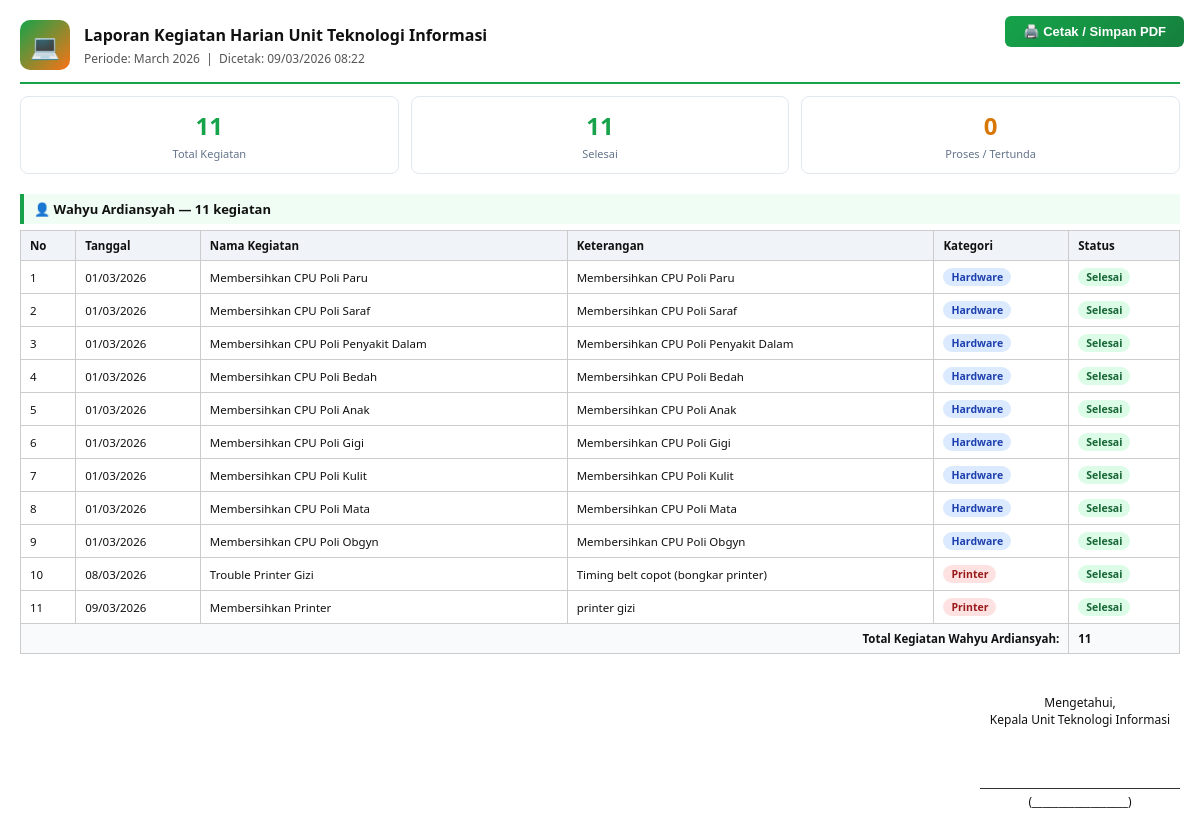
Screenshot of /laporan.php (signed in) with the database file from the repository.
### tables this page shows
CREATE TABLE kegiatan (
        id INTEGER PRIMARY KEY AUTOINCREMENT,
        user_id INTEGER NOT NULL,
        tanggal DATE NOT NULL,
        nama_kegiatan TEXT NOT NULL,
        keterangan TEXT,
        kategori TEXT DEFAULT 'Lainnya',
        status TEXT DEFAULT 'Selesai',
        created_at DATETIME DEFAULT CURRENT_TIMESTAMP,
        FOREIGN KEY (user_id) REFERENCES users(id)
    );

### laporan.php (the view, shortened to what this page needs)
<?php
$db   = getDB();
$bulan   = $_GET['bulan']   ?? date('Y-m');
$where  = ["strftime('%Y-%m', k.tanggal) = :bulan"];
$params = [':bulan' => $bulan];
$sql  = "SELECT k.*,u.nama FROM kegiatan k JOIN users u ON k.user_id=u.id WHERE ".implode(' AND ',$where)." ORDER BY u.nama, k.tanggal ASC";
$stmt = $db->prepare($sql); $stmt->execute($params);
$rows = $stmt->fetchAll();
$byUser = [];
foreach ($rows as $r) {
    $byUser[$r['nama']][] = $r;
}
$bulanLabel = date('F Y', strtotime($bulan.'-01'));
$namaUnit   = 'Unit Teknologi Informasi';
?>
<!DOCTYPE html>
<html lang="id">
<head>
</head>
<body>
<button class="print-btn no-print" onclick="window.print()">🖨️ Cetak / Simpan PDF</button>
<div class="header-logo">
  <div style="width:50px;height:50px;background:linear-gradient(135deg,#16a34a,#f97316);border-radius:10px;display:flex;align-items:center;justify-content:center;font-size:24px;flex-shrink:0">💻</div>
  <div>
    <h1 style="text-align:left">Laporan Kegiatan Harian <?= $namaUnit ?></h1>
    <div style="text-align:left;color:#555;font-size:12px">Periode: <?= $bulanLabel ?> &nbsp;|&nbsp; Dicetak: <?= date('d/m/Y H:i') ?></div>
  </div>
</div>
<?php
$total    = count($rows);
$selesai  = count(array_filter($rows,fn($r)=>$r['status']==='Selesai'));
$proses   = count(array_filter($rows,fn($r)=>$r['status']==='Proses'));
?>
<div class="summary-grid">
  <div class="summary-box"><div class="sum-val"><?= $total ?></div><div class="sum-label">Total Kegiatan</div></div>
  <div class="summary-box"><div class="sum-val" style="color:#16a34a"><?= $selesai ?></div><div class="sum-label">Selesai</div></div>
  <div class="summary-box"><div class="sum-val" style="color:#d97706"><?= $proses ?></div><div class="sum-label">Proses / Tertunda</div></div>
</div>
<?php foreach ($byUser as $nama => $kegiatanUser): ?>
<div class="section-title">👤 <?= htmlspecialchars($nama) ?> — <?= count($kegiatanUser) ?> kegiatan</div>
<table>
  <thead>
    <tr><th>No</th><th>Tanggal</th><th>Nama Kegiatan</th><th>Keterangan</th><th>Kategori</th><th>Status</th></tr>
  </thead>
  <tbody>
    <?php foreach ($kegiatanUser as $i => $k):
      $kClass = 'k-'.strtolower($k['kategori']);
      $sClass = 's-'.strtolower($k['status']);
    ?>
    <tr>
      <td><?= $i+1 ?></td>
      <td><?= date('d/m/Y', strtotime($k['tanggal'])) ?></td>
      <td><?= htmlspecialchars($k['nama_kegiatan']) ?></td>
      <td><?= htmlspecialchars($k['keterangan'] ?? '') ?></td>
      <td><span class="badge <?= $kClass ?>"><?= $k['kategori'] ?></span></td>
      <td><span class="badge <?= $sClass ?>"><?= $k['status'] ?></span></td>
    </tr>
    <?php endforeach; ?>
    <tr class="total-row">
      <td colspan="5" style="text-align:right">Total Kegiatan <?= htmlspecialchars($nama) ?>:</td>
      <td><?= count($kegiatanUser) ?></td>
    </tr>
  </tbody>
</table>
<?php endforeach; ?>
<div style="margin-top:40px;display:flex;justify-content:flex-end;">
  <div style="text-align:center;width:200px;">
    <div style="font-size:12px">Mengetahui,</div>
    <div style="font-size:12px">Kepala <?= $namaUnit ?></div>
    <div style="height:60px"></div>
    <div style="border-top:1px solid #333;padding-top:4px;font-size:12px">(__________________)</div>
  </div>
</div>
</body>
</html>

### laporan.php (style rules this page uses)
* { margin:0;padding:0;box-sizing:border-box; }
body { font-family:'Segoe UI',Arial,sans-serif;background:#fff;color:#111;font-size:12px;padding:20px; }
.print-btn { position:fixed;top:16px;right:16px;padding:8px 18px;background:linear-gradient(135deg,#16a34a,#15803d);color:#fff;border:none;border-radius:6px;cursor:pointer;font-size:13px;font-weight:600; }
h1 { font-size:16px;text-align:center;margin-bottom:4px; }
table { width:100%;border-collapse:collapse;margin-bottom:20px; }
th,td { border:1px solid #ccc;padding:7px 9px;text-align:left;font-size:11.5px; }
th { background:#f0f4f8;font-weight:700; }
.section-title { font-size:13px;font-weight:700;margin:16px 0 6px;padding:6px 10px;background:#f0fdf4;border-left:4px solid #16a34a; }
.total-row { background:#f8fafc;font-weight:700; }
.badge { display:inline-block;padding:2px 8px;border-radius:10px;font-size:10.5px;font-weight:600; }
.s-selesai { background:#dcfce7;color:#166534; }
.k-hardware { background:#dbeafe;color:#1e40af; }
.k-printer { background:#fee2e2;color:#991b1b; }
.summary-grid { display:grid;grid-template-columns:repeat(3,1fr);gap:12px;margin-bottom:20px; }
.summary-box { border:1px solid #e2e8f0;border-radius:8px;padding:12px;text-align:center; }
.sum-val { font-size:24px;font-weight:800;color:#16a34a; }
.sum-label { font-size:11px;color:#64748b;margin-top:4px; }
.header-logo { display:flex;align-items:center;gap:14px;margin-bottom:12px;padding-bottom:12px;border-bottom:2px solid #16a34a; }

### rows the page displays
kegiatan: tanggal "01/03/2026", nama_kegiatan "Membersihkan CPU Poli Paru", keterangan "Membersihkan CPU Poli Paru", kategori "Hardware", status "Selesai"
kegiatan: tanggal "01/03/2026", nama_kegiatan "Membersihkan CPU Poli Saraf", keterangan "Membersihkan CPU Poli Saraf", kategori "Hardware", status "Selesai"
kegiatan: tanggal "01/03/2026", nama_kegiatan "Membersihkan CPU Poli Penyakit Dalam", keterangan "Membersihkan CPU Poli Penyakit Dalam", kategori "Hardware", status "Selesai"
kegiatan: tanggal "01/03/2026", nama_kegiatan "Membersihkan CPU Poli Bedah", keterangan "Membersihkan CPU Poli Bedah", kategori "Hardware", status "Selesai"
kegiatan: tanggal "01/03/2026", nama_kegiatan "Membersihkan CPU Poli Anak", keterangan "Membersihkan CPU Poli Anak", kategori "Hardware", status "Selesai"
kegiatan: tanggal "01/03/2026", nama_kegiatan "Membersihkan CPU Poli Gigi", keterangan "Membersihkan CPU Poli Gigi", kategori "Hardware", status "Selesai"
kegiatan: tanggal "01/03/2026", nama_kegiatan "Membersihkan CPU Poli Kulit", keterangan "Membersihkan CPU Poli Kulit", kategori "Hardware", status "Selesai"
kegiatan: tanggal "01/03/2026", nama_kegiatan "Membersihkan CPU Poli Mata", keterangan "Membersihkan CPU Poli Mata", kategori "Hardware", status "Selesai"
kegiatan: tanggal "01/03/2026", nama_kegiatan "Membersihkan CPU Poli Obgyn", keterangan "Membersihkan CPU Poli Obgyn", kategori "Hardware", status "Selesai"
kegiatan: tanggal "08/03/2026", nama_kegiatan "Trouble Printer Gizi", keterangan "Timing belt copot (bongkar printer)", kategori "Printer", status "Selesai"
kegiatan: tanggal "09/03/2026", nama_kegiatan "Membersihkan Printer", keterangan "printer gizi", kategori "Printer", status "Selesai"

### other values shown
$namaUnit "Unit Teknologi Informasi"
$bulanLabel "March 2026"
$total "11"
$selesai "11"
$proses "0"
$nama "Wahyu Ardiansyah"
count($kegiatanUser) "11"
